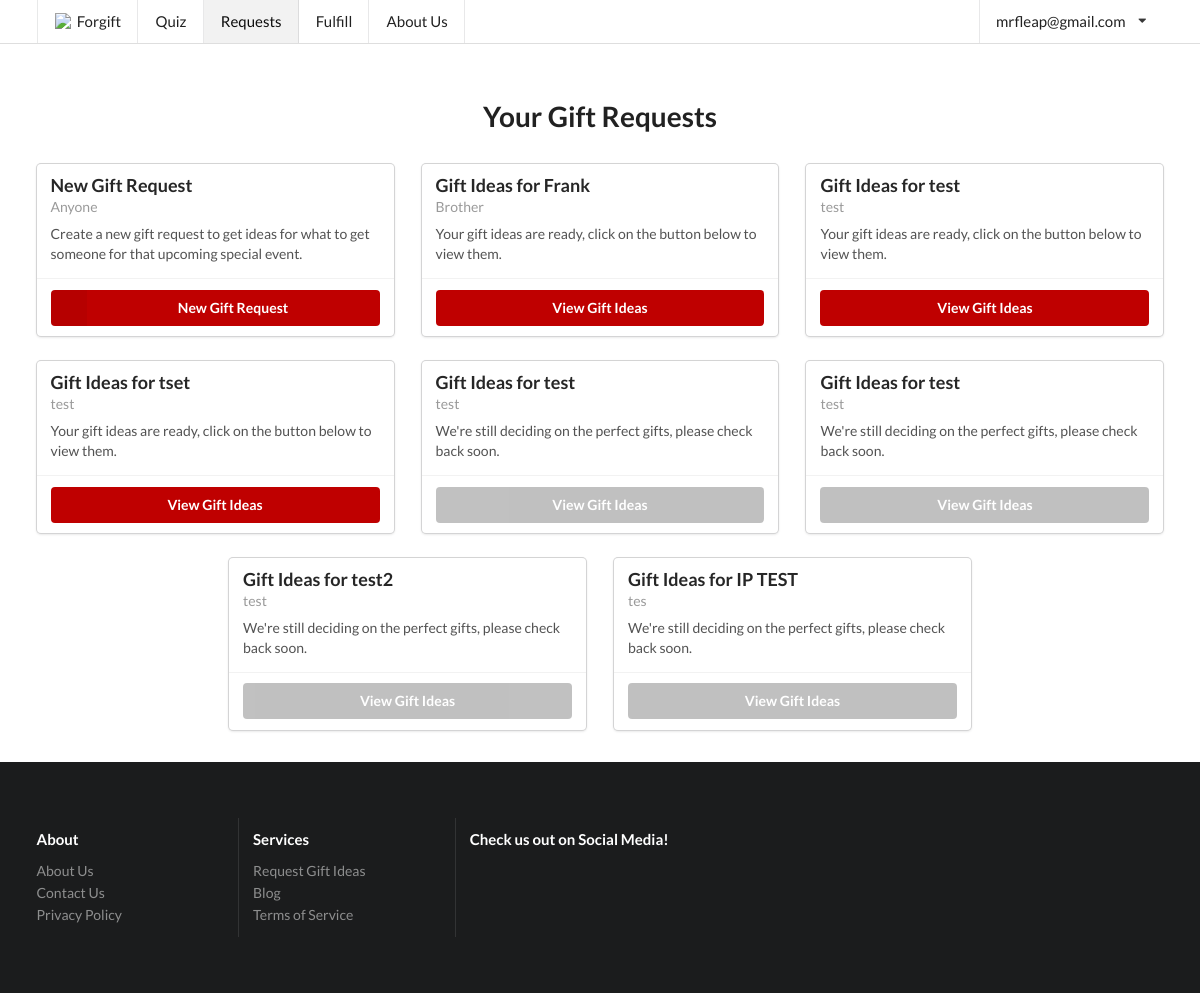
The app's page /request/ (signed in) with its own data.
### forgyftapp/models.py (models this page shows, shortened)
class Slug(OnCreate, models.Model):
	_slug = models.SlugField(max_length=7, blank=True)
	@property
	def slug(self):
		if not self._slug:
			newSlug = django_utils.get_slug(self, length=7, underscoreSlug=True)
			self._slug = newSlug
			self.save()
		return self._slug
	class Meta:
		abstract = True

class User(AbstractUser, Slug):
	email_confirmed = models.BooleanField(default=False)

class GifteeProfile(Slug):
	name = models.TextField(max_length=150)
	gender = models.CharField(max_length=80, choices=gender.GENDER_CHOICES)
	age = models.IntegerField()
	relationship = models.TextField(max_length=6000)
	price_upper = models.IntegerField()
	interests = models.TextField(max_length=6000)
	existing_related_items = models.TextField(max_length=6000)
	extra_info = models.TextField(max_length=6000, blank=True, null=True)
	occasion = models.TextField(max_length=6000)
	published = models.BooleanField(default=False)
	emailed_about_publish = models.BooleanField(default=False)
	user = models.ForeignKey(User, on_delete=models.CASCADE, null=True)
	email = models.EmailField(null=True)
	feedback = models.OneToOneField(GiftFeedback, on_delete=models.SET_NULL, null=True)
	created = models.DateTimeField(editable=False, null=True, blank=True)
	ip_address = models.GenericIPAddressField(null=True, default=None)
	_location = models.TextField(null=True, default=None, blank=True)
	@property
	def status(self):
		if self.published:
			return "Your gift ideas are ready, click on the button below to view them."
		else:
			return "We're still deciding on the perfect gifts, please check back soon."

### forgyftapp/views/basic_views.py (the view, shortened to what this page needs)
# urls.py: url(r'^request/?$', basic_views.request, name='request'),
def request(request, profile=None, slug=None):
	if not request.user.is_authenticated:
		return login_required()(request)(request)
	if profile:
		giftee_profile = get_object_or_404(GifteeProfile, pk=profile)
		if not giftee_profile.published or not giftee_profile.user == request.user:
			return redirect("forgyftapp:request")
		if request.method == "POST":
			feedback_form = GiftFeedbackForm(request.POST, instance=giftee_profile.feedback)
			if feedback_form.is_valid():
				feedback = feedback_form.save(giftee_profile=giftee_profile)
				giftee_profile.feedback = feedback
				giftee_profile.save()
				return redirect("forgyftapp:request", slug=giftee_profile.slug)
		else:
			feedback_form = GiftFeedbackForm(instance=giftee_profile.feedback)
		hasFeedback = giftee_profile.feedback is not None
		return render(request, "request.html", {"giftee_profile": giftee_profile,
		                                        "ideas": GiftIdea.objects.filter(giftee_profile=giftee_profile),
		                                        "page": "request", "feedback_form": feedback_form,
		                                        "hasFeedback": hasFeedback})
	else:
		giftee_profiles = GifteeProfile.objects.filter(user=request.user)
		return render(request, "request.html", {"giftee_profiles": giftee_profiles, "page": "request"})

### forgyftapp/templates/request.html (shortened to what this page needs)
{% extends "base/base.html" %}
{% block content %}
	<div class="ui main container">
		{% if not giftee_profile %}
			<h1 style="text-align: center; padding-bottom: 16px">Your Gift Requests</h1>
			<div style="margin-left:auto;margin-right:auto;">
				<div class="ui centered stackable three cards">
					<div class="ui fluid card">
						<div class="content">
							<div class="header">
								New Gift Request
							</div>
							<div class="meta"> Anyone
							</div>
							<div class="description">
								Create a new gift request to get ideas for what to get someone for that
								upcoming special event.
							</div>
						</div>
						<div class="extra content">
							<a class="ui labeled icon fluid primary button" href="{% url "forgyftapp:gift_form" %}">
								<i class="ui icon add"></i>
								New Gift Request
							</a>
						</div>
					</div>
					{% for giftee_profile in giftee_profiles %}
						<div class="ui fluid card" style="width: calc(33.33333333% - 2em);">
							<div class="content">
								<div class="header">
									Gift Ideas for {{ giftee_profile.name }}
								</div>
								<div class="meta">
									{{ giftee_profile.relationship }}
								</div>
								<div class="description">
									{{ giftee_profile.status }}
								</div>
							</div>
							<div class="extra content">
								<a class="ui {% if not giftee_profile.published %}disabled grey {% else %}primary {% endif %}fluid  button"
								   href="{% url "forgyftapp:request" slug=giftee_profile.slug %}">View Gift
									Ideas</a>
							</div>
						</div>
					{% endfor %}
				</div>
			</div>
		{% endif %}
	</div>
{% endblock %}
{% block extra_dependencies %}
<link rel="stylesheet" type="text/css" href="{% load static %}{% static "stylesheets/responsive-semantic.min.css" %}">
{% endblock %}

### forgyftapp/templates/base/navbar.html (shortened to what this page needs)
<a class="{% if page == "home" %}active {% endif %}item" href="{% url "forgyftapp:index" %}">
{% if not pointing %}
	<img class="logo" src="{% load static %}{% static "favicon/favicon-32x32.png" %}"
	     style="width: 18px; margin-right: 4px"> Forgift </a>
{% else %}
	Home
{% endif %}
</a>
<a class="{% if page == "quiz" %}active {% endif %}item" href="{% url "forgyftapp:gift_form" %}">Quiz</a>
{% if request.user.is_authenticated %}
	<a class="{% if page == "request" %}active {% endif %}item" href="{% url "forgyftapp:request" %}">Requests</a>
{% endif %}
{% if user.is_staff %}
	<a class="{% if page == "fulfill" %}active {% endif %}item" href="{% url "forgyftapp:fulfill" %}">Fulfill</a>
{% endif %}
<a class="{% if page == "about" %}active {% endif %}item" href="{% url "forgyftapp:about" %}">About Us</a>
<div class="right menu">
	{% if not request.user.is_authenticated %}
		<div class="item button">
			<a class="ui button" href="{% url "forgyftapp:login" %}">Login</a>
		</div>
		<div class="item button">
			<a class="ui primary button" href="{% url "forgyftapp:signup" %}">Sign up</a>
		</div>
	{% else %}
		<div class="ui simple dropdown item">
			{{ request.user.email }}
			<i class="dropdown icon"></i>
		</div>
	{% endif %}
</div>

### forgyftapp/static/stylesheets/default.css (style rules this page uses)
img { width: 100%; }
img.logo { width: 200px; margin: 3rem 0 1rem; }
.ui.main.container { background: #ffffff; }
.fixed.top.menu .item:nth-child(2) { border-left: 1px solid rgba(34, 36, 38, .1); }

### forgyftapp/templates/base/base.html (style rules this page uses)
.ui.primary.button, .ui.submit.button { background-color: #BF0000; }
div.ui.main.container { margin-top: 7em; }

### records on screen
User: user.email "mrfleap@gmail.com"
GifteeProfile: name "Frank", relationship "Brother", status "Your gift ideas are ready, click on the button below to view them."
GifteeProfile: name "test", relationship "test", status "Your gift ideas are ready, click on the button below to view them."
GifteeProfile: name "tset", relationship "test", status "Your gift ideas are ready, click on the button below to view them."
GifteeProfile: name "test", relationship "test", status "We're still deciding on the perfect gifts, please check back soon."
GifteeProfile: name "test", relationship "test", status "We're still deciding on the perfect gifts, please check back soon."
GifteeProfile: name "test2", relationship "test", status "We're still deciding on the perfect gifts, please check back soon."
GifteeProfile: name "IP TEST", relationship "tes", status "We're still deciding on the perfect gifts, please check back soon."
